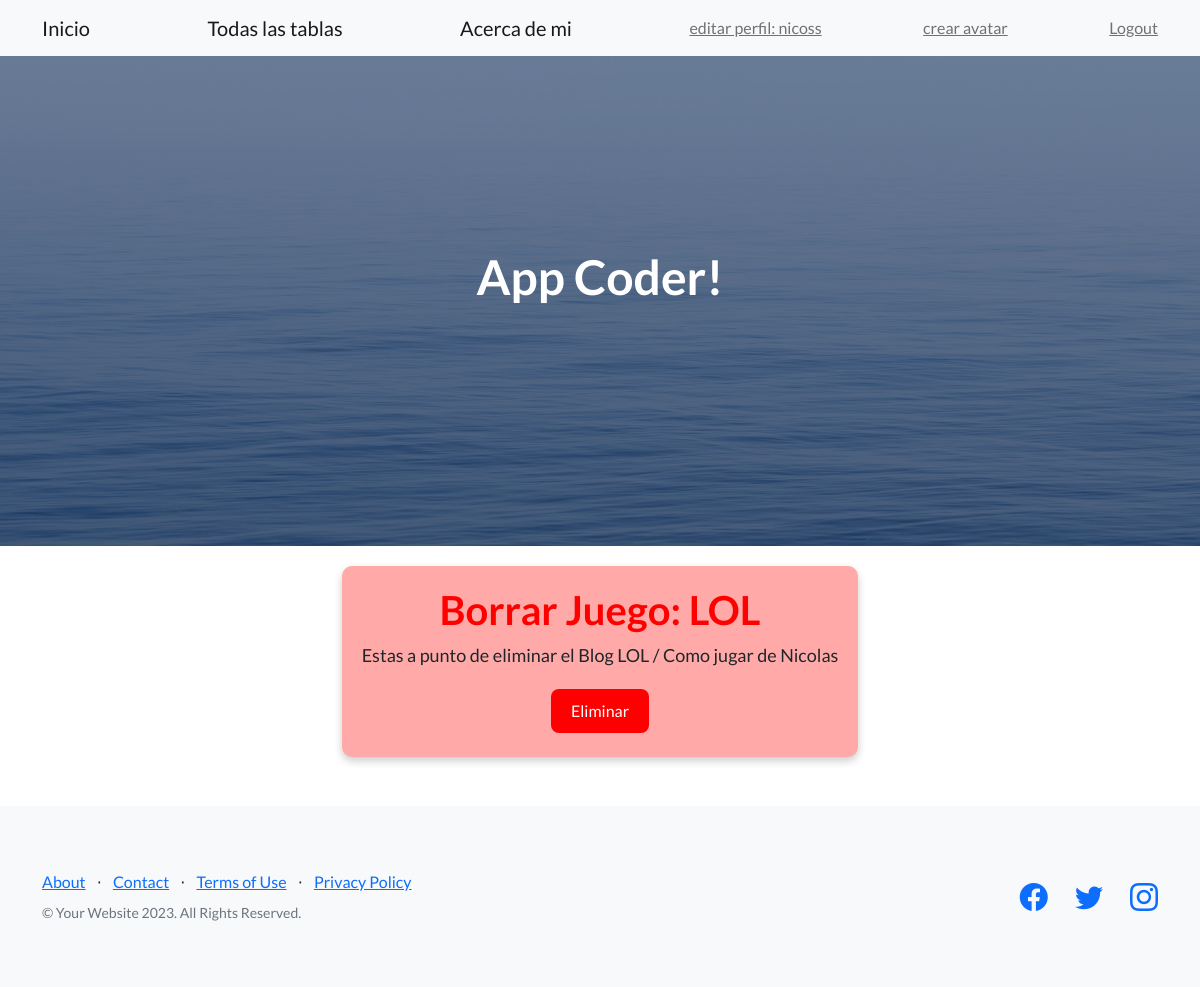
The page /AppCoder/eliminar_juego/1 (signed in) on the database its author committed.
### AppCoder/models.py (models this page shows)
class videojuegos(models.Model):
    titulo = models.CharField(max_length=100)
    subtitulo = models.CharField(max_length=100)
    cuerpo = models.CharField(max_length=500)
    autor = models.CharField(max_length=100)
    fecha = models.CharField(max_length=100)
    imagen = models.FileField(upload_to="media/posts", null=True, blank=True)

### AppCoder/views.py (the view)
# urls.py: path("eliminar_juego/<pk>", eliminar_juego.as_view(), name="eliminar_juego"),
class eliminar_juego(LoginRequiredMixin, DeleteView):
    model = videojuegos
    template_name = "AppCoder/eliminar_juego.html"
    success_url = reverse_lazy("AppCoder:leer_todo")

### AppCoder/templates/AppCoder/eliminar_juego.html (shortened to what this page needs)
{% extends "AppCoder/padre.html" %}
{% block contenidoQueCambia %}
<div class="centered-container">
    <div class="warning-message">
        <h1>Borrar Juego: {{videojuegos.titulo}}</h1>
        <p>Estas a punto de eliminar el Blog {{videojuegos.titulo}} / {{videojuegos.subtitulo}} de {{videojuegos.autor}}</p>
        <form action="" method="POST">
            <input type="submit" value="Eliminar" class="submit-button">
        </form>
    </div>
</div>
{% endblock %}

### AppCoder/templates/AppCoder/padre.html (shortened to what this page needs)
{% load static %}
<!DOCTYPE html>
<html lang="en">
    <head>
        <link href="https://cdn.jsdelivr.net/npm/bootstrap-icons@1.5.0/font/bootstrap-icons.css" rel="stylesheet" type="text/css" />
        <link href="../../static/css/styles.css" rel="stylesheet" />
    </head>
    <body>
        <nav class="navbar navbar-light bg-light static-top">
            <div class="container">
                {% if user.is_authenticated %}
                    <a class="navbar-brand" href="/AppCoder/inicio/">Inicio</a>
                    <a class="navbar-brand" href="/AppCoder/leer_todo/">Todas las tablas</a>
                    <a class="navbar-brand" href="/AppCoder/acerca_de_mi/">Acerca de mi</a>
                    <a class="navbar-text" href="{% url 'AppCoder:editar-perfil' %}">editar perfil: {{ user.username }}</a>
                    <a class="navbar-text" href="{% url 'AppCoder:crear-avatar' %}">crear avatar</a>
                    <a class="navbar-text" href="{% url 'AppCoder:logout' %}">Logout</a>
                {% else %}
                    <a class="navbar-brand" href="/AppCoder/inicio/">Inicio</a>
                    <a class="navbar-brand" href="/AppCoder/acerca_de_mi/">Acerca de mi</a>
                    <a class="navbar-brand" href="{% url 'AppCoder:login' %}">Login</a>
                    <a class="navbar-brand" href="{% url 'AppCoder:registro' %}">Registrar usuario</a>
                {% endif %}
            </div>
        </nav>
        <header class="masthead">
            <div class="container position-relative">
                <div class="row justify-content-center">
                    <div class="col-xl-6">
                        <div class="text-center text-white">
                            <h1 class="mb-5">App Coder!</h1>
                        </div>
                    </div>
                </div>
            </div>
        </header>
        {% block contenidoQueCambia %}
        {% endblock %}
        <footer class="footer bg-light">
            <div class="container">
                <div class="row">
                    <div class="col-lg-6 h-100 text-center text-lg-start my-auto">
                        <ul class="list-inline mb-2">
                            <li class="list-inline-item"><a href="#!">About</a></li>
                            <li class="list-inline-item">⋅</li>
                            <li class="list-inline-item"><a href="#!">Contact</a></li>
                            <li class="list-inline-item">⋅</li>
                            <li class="list-inline-item"><a href="#!">Terms of Use</a></li>
                            <li class="list-inline-item">⋅</li>
                            <li class="list-inline-item"><a href="#!">Privacy Policy</a></li>
                        </ul>
                        <p class="text-muted small mb-4 mb-lg-0">&copy; Your Website 2023. All Rights Reserved.</p>
                    </div>
                    <div class="col-lg-6 h-100 text-center text-lg-end my-auto">
                        <ul class="list-inline mb-0">
                            <li class="list-inline-item me-4">
                                <a href="#!"><i class="bi-facebook fs-3"></i></a>
                            </li>
                            <li class="list-inline-item me-4">
                                <a href="#!"><i class="bi-twitter fs-3"></i></a>
                            </li>
                            <li class="list-inline-item">
                                <a href="#!"><i class="bi-instagram fs-3"></i></a>
                            </li>
                        </ul>
                    </div>
                </div>
            </div>
        </footer>
    </body>
</html>

### AppCoder/templates/AppCoder/eliminar_juego.html (style rules this page uses)
.centered-container { display: flex; margin-top: 20px; align-items: center; flex-direction: column; height: 30vh; }
.warning-message { background-color: #ffaaa8; padding: 20px; border-radius: 10px; box-shadow: 0 4px 8px 0 rgba(0, 0, 0, 0.2); text-align: center; }
.warning-message h1 { color: red; }
.warning-message p { font-size: 18px; }
.submit-button { background-color: red; color: white; border: none; padding: 10px 20px; text-align: center; text-decoration: none; display: inline-block; font-size: 16px; margin: 4px 2px; cursor: pointer; border-radius: 8px; }

### rows shown on the page
videojuegos: titulo "LOL", subtitulo "Como jugar", autor "Nicolas"

### other values the page prints
{{ user.username }} "nicoss"
